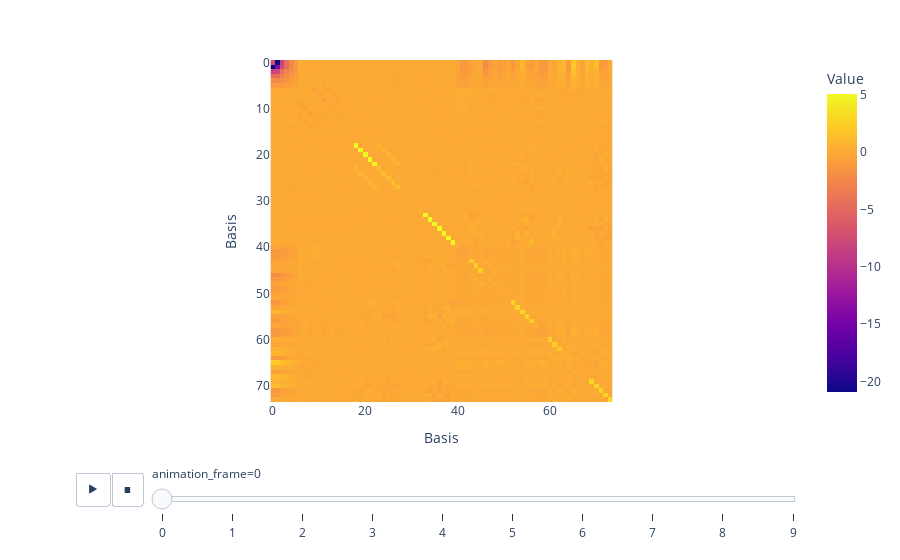

Write notebook code for a chart like this one.
### Code cell
# Visualise computed Hamiltonian
db = instance_mongodb_sei(project='mlts')
collection = db.rotated_waters_dataset

hamiltonians = []
angles = []

for doc in collection.find({}):
    hamiltonians.append(doc['fock_matrices'][0][0])
    angles.append(doc['angles'])

hamiltonians = np.array(hamiltonians)
angles = np.array(angles)

# Visualise the Hamiltonian as a function of the angle
# the Hamiltonian is a matrix, so visualise as a 2D heatmap
fig = px.imshow(hamiltonians, animation_frame=0, labels=dict(x="Basis", y="Basis", color="Value"))
fig.show()

### Figure 1 — Plotly figure (JSON) as saved in the notebook; plotly's stock layout.template omitted (floating-point values rounded to 4 significant figures; data arrays with more than 128 entries replaced by an {"elided": "..."} marker saying what was removed)
{"data": [{"coloraxis": "coloraxis", "hovertemplate": "Basis: %{x}<br>Basis: %{y}<br>Value: %{z}<extra></extra>", "name": "0", "type": "heatmap", "xaxis": "x", "yaxis": "y", "z": {"elided": "74x74 float values"}}], "layout": {"coloraxis": {"colorbar": {"title": {"text": "Value"}}, "colorscale": [[0, "#0d0887"], [0.1111, "#46039f"], [0.2222, "#7201a8"], [0.3333, "#9c179e"], [0.4444, "#bd3786"], [0.5556, "#d8576b"], [0.6667, "#ed7953"], [0.7778, "#fb9f3a"], [0.8889, "#fdca26"], [1, "#f0f921"]]}, "margin": {"t": 60}, "sliders": [{"active": 0, "currentvalue": {"prefix": "animation_frame="}, "len": 0.9, "pad": {"b": 10, "t": 60}, "steps": [{"args": [["0"], {"frame": {"duration": 0, "redraw": true}, "fromcurrent": true, "mode": "immediate", "transition": {"duration": 0, "easing": "linear"}}], "label": "0", "method": "animate"}, {"args": [["1"], {"frame": {"duration": 0, "redraw": true}, "fromcurrent": true, "mode": "immediate", "transition": {"duration": 0, "easing": "linear"}}], "label": "1", "method": "animate"}, {"args": [["2"], {"frame": {"duration": 0, "redraw": true}, "fromcurrent": true, "mode": "immediate", "transition": {"duration": 0, "easing": "linear"}}], "label": "2", "method": "animate"}, {"args": [["3"], {"frame": {"duration": 0, "redraw": true}, "fromcurrent": true, "mode": "immediate", "transition": {"duration": 0, "easing": "linear"}}], "label": "3", "method": "animate"}, {"args": [["4"], {"frame": {"duration": 0, "redraw": true}, "fromcurrent": true, "mode": "immediate", "transition": {"duration": 0, "easing": "linear"}}], "label": "4", "method": "animate"}, {"args": [["5"], {"frame": {"duration": 0, "redraw": true}, "fromcurrent": true, "mode": "immediate", "transition": {"duration": 0, "easing": "linear"}}], "label": "5", "method": "animate"}, {"args": [["6"], {"frame": {"duration": 0, "redraw": true}, "fromcurrent": true, "mode": "immediate", "transition": {"duration": 0, "easing": "linear"}}], "label": "6", "method": "animate"}, {"args": [["7"], {"frame": {"duration": 0, "redraw": true}, "fromcurrent": true, "mode": "immediate", "transition": {"duration": 0, "easing": "linear"}}], "label": "7", "method": "animate"}, {"args": [["8"], {"frame": {"duration": 0, "redraw": true}, "fromcurrent": true, "mode": "immediate", "transition": {"duration": 0, "easing": "linear"}}], "label": "8", "method": "animate"}, {"args": [["9"], {"frame": {"duration": 0, "redraw": true}, "fromcurrent": true, "mode": "immediate", "transition": {"duration": 0, "easing": "linear"}}], "label": "9", "method": "animate"}], "x": 0.1, "xanchor": "left", "y": 0, "yanchor": "top"}], "updatemenus": [{"buttons": [{"args": [null, {"frame": {"duration": 500, "redraw": true}, "fromcurrent": true, "mode": "immediate", "transition": {"duration": 500, "easing": "linear"}}], "label": "&#9654;", "method": "animate"}, {"args": [[null], {"frame": {"duration": 0, "redraw": true}, "fromcurrent": true, "mode": "immediate", "transition": {"duration": 0, "easing": "linear"}}], "label": "&#9724;", "method": "animate"}], "direction": "left", "pad": {"r": 10, "t": 70}, "showactive": false, "type": "buttons", "x": 0.1, "xanchor": "right", "y": 0, "yanchor": "top"}], "xaxis": {"anchor": "y", "constrain": "domain", "domain": [0, 1], "scaleanchor": "y", "title": {"text": "Basis"}}, "yaxis": {"anchor": "x", "autorange": "reversed", "constrain": "domain", "domain": [0, 1], "title": {"text": "Basis"}}}}
